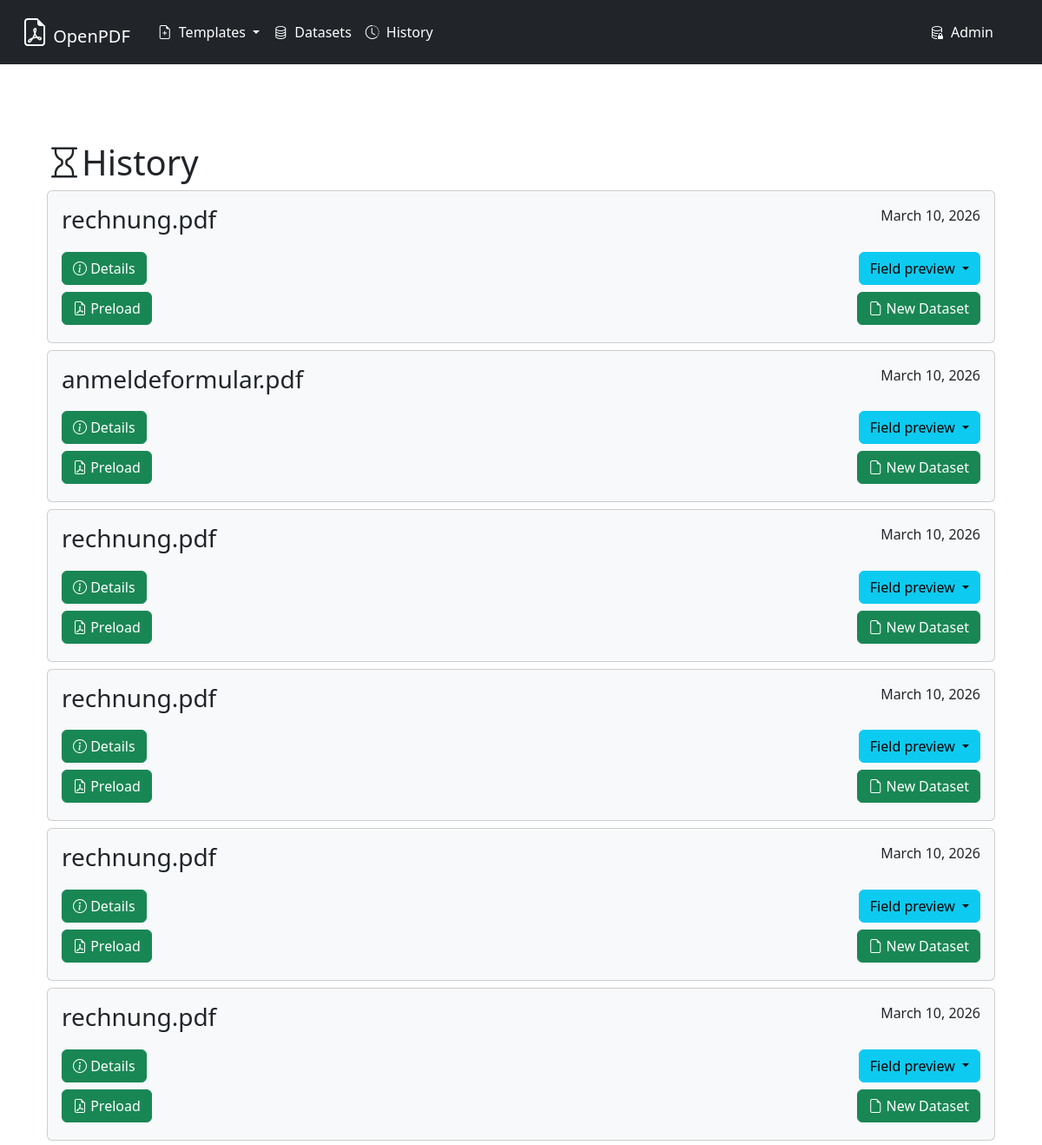
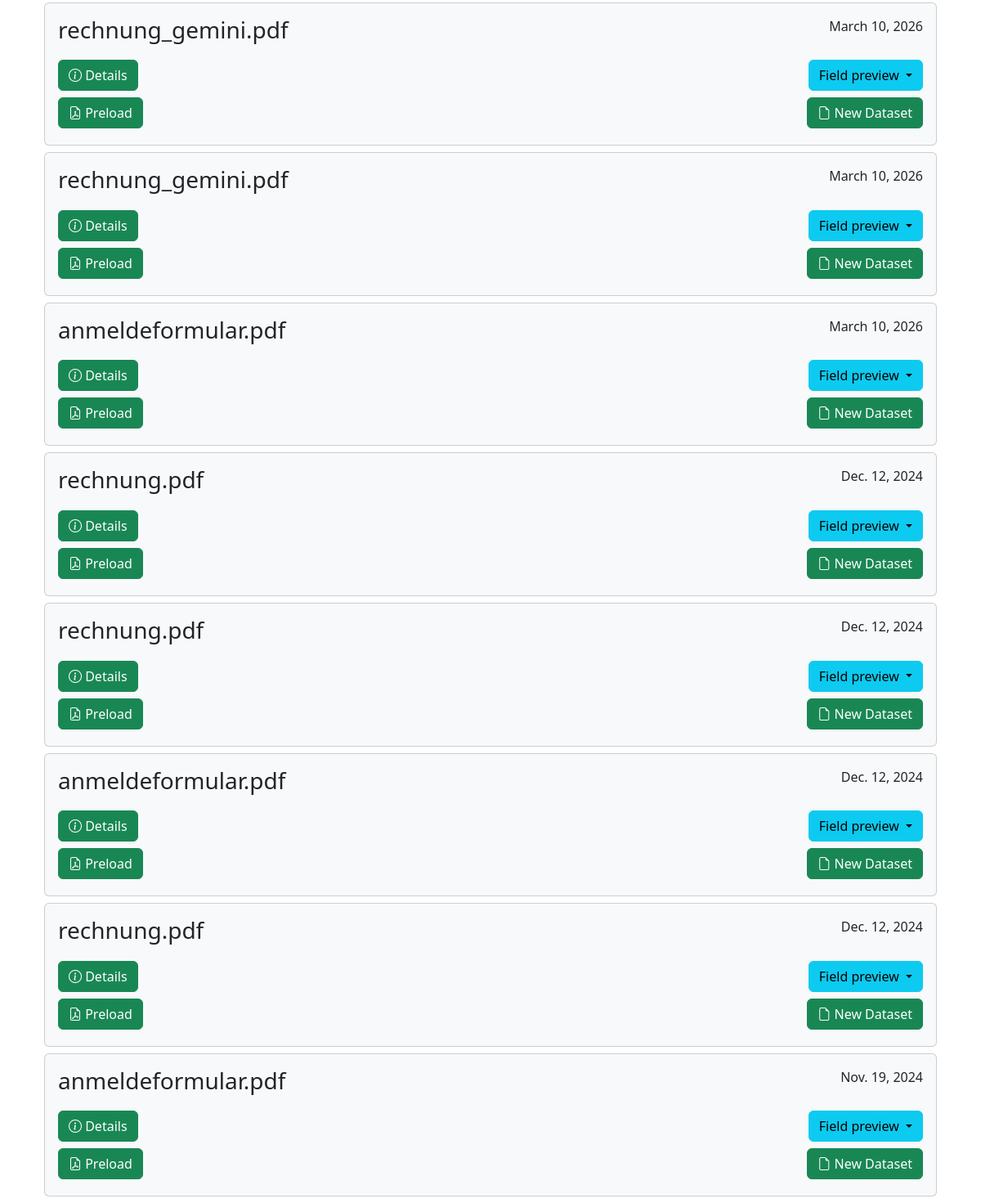
The page /history/ on the database its author committed (2 pictures, top to bottom).
### pdffrontend/models.py (models this page shows, shortened)
class Generation(models.Model):
    def json_default_list():
        return []
    id = models.UUIDField(primary_key=True, default=uuid.uuid4, editable=False)
    name = models.CharField(max_length=100)
    template = models.ForeignKey(Template, related_name='generations', on_delete=models.CASCADE)
    created_at = models.DateField(auto_now_add=True)
    field_values = models.JSONField(default=json_default_list, blank=True)
    attachments = models.JSONField(default=json_default_list, blank=True)

### pdffrontend/views.py (the view)
# urls.py: path('history/', views.history_view, name='history'),
def history_view(request):
    generations = Generation.objects.order_by("created_at")
    context = {}
    context["generations"] = generations
    return render(request, 'history.html', context)

### pdffrontend/templates/history.html (shortened to what this page needs)
{% extends "master.html" %}
{% block body %}
<div class="container mt-5">
    <h1><i class="bi bi-hourglass"></i>History</h1>
    {% if generations %}
        {% for generation in generations reversed %}
        <div class="card text-dark bg-light mb-2">
            <div class="card-body">
                <div class="row d-flex align-items-center">
                    <div class="col-12 d-flex flex-column justify-content-between">
                        <div class="row mb-2">
                            <h3 class="col-9">{{ generation.name }}</h3>
                            <div class="col-3 text-end">{{generation.created_at}}</div>
                        </div>
                        <div class="d-flex dlex-column justify-content-between my-1">
                            <a href="/history/{{generation.id}}/" class="btn btn-success mb-1">
                                <i class="bi bi-info-circle"></i> Details
                            </a>
                            <div>
                                <button type="button" class="btn btn-info dropdown-toggle" data-bs-toggle="dropdown" aria-expanded="false">
                                    Field preview
                                </button>
                            </div>
                        </div>
                        <div class="d-flex dlex-column justify-content-between">
                            <a href="{% url 'new_preload' generation.template.id generation.id %}" class="btn btn-success mb-1">
                                <i class="bi bi-file-earmark-pdf"></i> Preload
                            </a>
                            <a href="{% url 'new_dataset' generation.id %}" class="btn btn-success mb-1">
                                <i class="bi bi-file-earmark"></i> New Dataset
                            </a>
                        </div>
                    </div>
                </div>
            </div>
        </div>
        {% endfor %}
    {% endif %}
</div>
{% endblock %}

### rows shown on the page
Generation: name "rechnung.pdf", created_at "March 10, 2026"
Generation: name "anmeldeformular.pdf", created_at "March 10, 2026"
Generation: name "rechnung.pdf", created_at "March 10, 2026"
Generation: name "rechnung.pdf", created_at "March 10, 2026"
Generation: name "rechnung.pdf", created_at "March 10, 2026"
Generation: name "rechnung.pdf", created_at "March 10, 2026"
Generation: name "rechnung_gemini.pdf", created_at "March 10, 2026"
Generation: name "rechnung_gemini.pdf", created_at "March 10, 2026"
Generation: name "anmeldeformular.pdf", created_at "March 10, 2026"
Generation: name "rechnung.pdf", created_at "Dec. 12, 2024"
Generation: name "rechnung.pdf", created_at "Dec. 12, 2024"
Generation: name "anmeldeformular.pdf", created_at "Dec. 12, 2024"
Generation: name "rechnung.pdf", created_at "Dec. 12, 2024"
Generation: name "anmeldeformular.pdf", created_at "Nov. 19, 2024"
